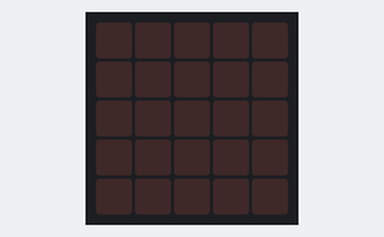
Recording of a program running on a simulated BBC micro:bit running MicroPython. Shown: the board's 5×5 LED display. At 10.0 s the program stops and its outputs stay as they are.

Above: at 0.1 s.
At 1.1 s:
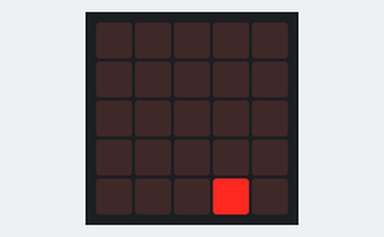

The program:

3_flicker.py
```python
"""
Flicker: On / Off Multiple Times

Write a function that will turn a pixel (LED) on and off a certain number of
times. Start by clearing out the LED display (turn off all the pixels (LEDs))

Inputs:
int: X position
int: Y position
int: flicker_count, number of time to turn the LED on and off
"""

# Basic library for interact with Micro:bit device
from microbit import *


# ... Read at the top of this file -.-
def flicker(x, y, times):
    # Loop for iterate turning on and off the LED
    for n in range(1, times + 1):
        # Clear the screen
        display.clear()
        # Wait 1 second
        sleep(1000)
        # Turn on the LED (X, Y)
        display.set_pixel(x, y, 9)
        # Wait 1 second
        sleep(1000)

    # Clear the screen at the END
    display.clear()


# Call our function
flicker(3, 4, 5)
```

Measured:
- what the display in image 1 shows lasts 1.0 s, from 1.0 s to 2.0 s
